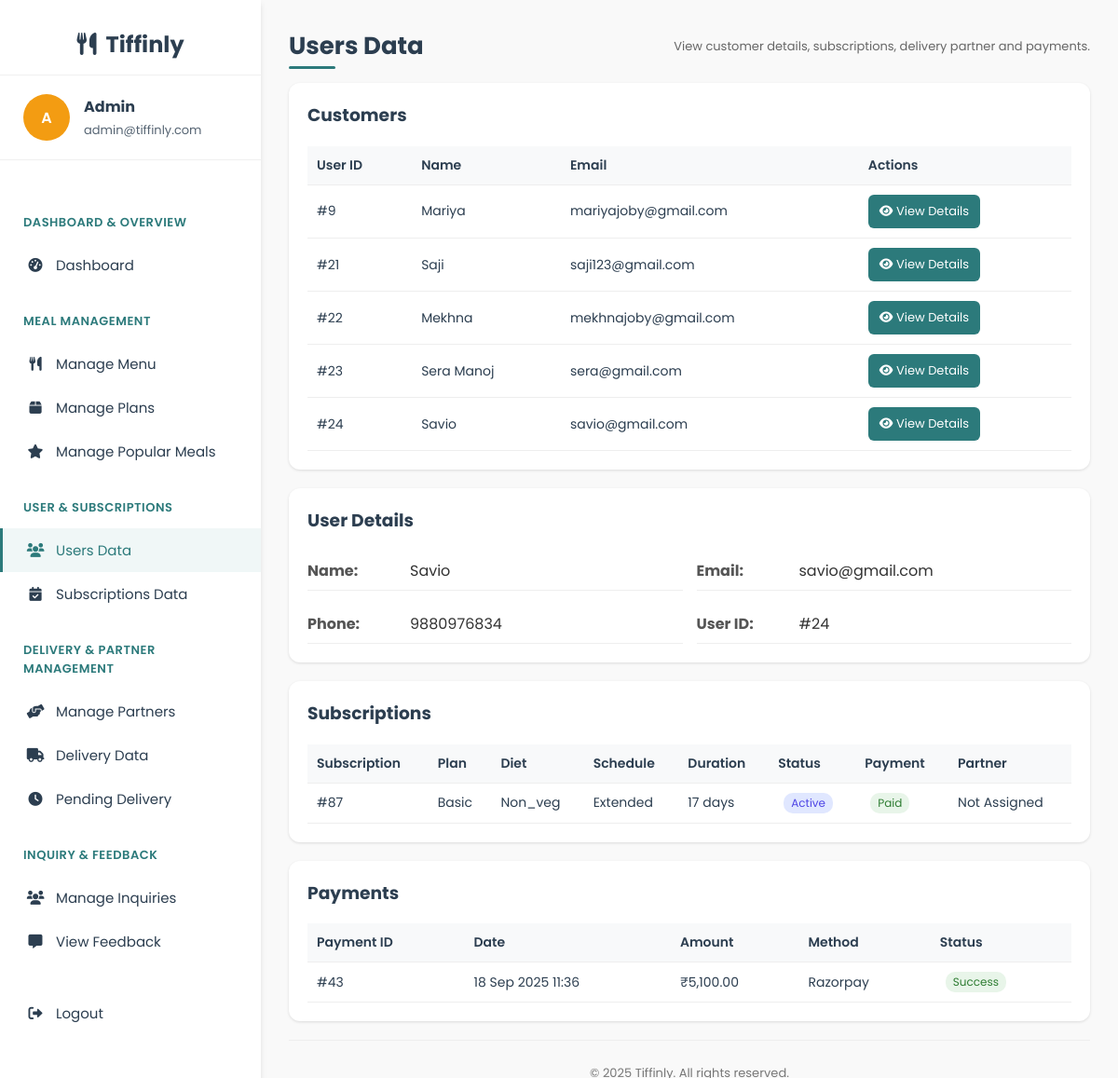
Screenshot of /admin/manage_users.php?user_id=24 (signed in) with the database file from the repository.
### tables this page shows
CREATE TABLE `users` (
  `user_id` int(11) NOT NULL,
  `name` varchar(100) NOT NULL,
  `email` varchar(100) NOT NULL,
  `password` varchar(255) NOT NULL,
  `phone` varchar(15) DEFAULT NULL,
  `role` enum('user','admin','delivery') DEFAULT 'user',
  `created_at` timestamp NOT NULL DEFAULT current_timestamp(),
  `security_question` varchar(255) NOT NULL,
  `security_answer` varchar(255) NOT NULL
);

CREATE TABLE `subscriptions` (
  `subscription_id` int(11) NOT NULL,
  `user_id` int(11) DEFAULT NULL,
  `plan_id` int(11) DEFAULT NULL,
  `dietary_preference` varchar(20) DEFAULT NULL,
  `start_date` date NOT NULL,
  `end_date` date NOT NULL,
  `schedule` enum('Weekdays','Extended','Full Week') NOT NULL,
  `delivery_time` time NOT NULL,
  `total_price` decimal(10,2) NOT NULL,
  `payment_status` enum('paid','unpaid','failed') DEFAULT 'unpaid',
  `status` enum('active','pending','cancelled','expired','completed') NOT NULL DEFAULT 'pending',
  `created_at` timestamp NOT NULL DEFAULT current_timestamp()
);

CREATE TABLE `meal_plans` (
  `plan_id` int(11) NOT NULL,
  `plan_name` varchar(50) NOT NULL,
  `description` text DEFAULT NULL,
  `plan_type` enum('basic','premium') NOT NULL,
  `is_active` tinyint(1) DEFAULT 1,
  `base_price` decimal(8,2) NOT NULL
);

CREATE TABLE `payments` (
  `payment_id` int(11) NOT NULL,
  `user_id` int(11) NOT NULL,
  `subscription_id` int(11) NOT NULL,
  `amount` decimal(10,2) NOT NULL,
  `payment_method` varchar(50) NOT NULL,
  `payment_status` enum('pending','success','failed') NOT NULL DEFAULT 'pending',
  `transaction_ref` varchar(100) DEFAULT NULL,
  `created_at` timestamp NOT NULL DEFAULT current_timestamp()
);

### admin/manage_users.php (the view, shortened to what this page needs)
<?php
$db = new mysqli('localhost', 'root', '', 'tiffinly');
$admin_name = $_SESSION['name'] ?? 'Admin';
$admin_email = $_SESSION['email'] ?? '';
function to_int($v) { return intval($v ?? 0); }
function h($v) { return htmlspecialchars((string)$v, ENT_QUOTES, 'UTF-8'); }
$selected_user_id = to_int($_GET['user_id'] ?? 0);
$users = [];
$res = $db->query("SELECT user_id, name, email FROM users WHERE role = 'user' ORDER BY user_id ASC");
while ($row = $res->fetch_assoc()) { $users[] = $row; }
$user_details = null;
$subscriptions = [];
$payments = [];
if ($selected_user_id > 0) {
    $stmt = $db->prepare("SELECT user_id, name, email, phone FROM users WHERE user_id = ? AND role = 'user'");
    $stmt->bind_param('i', $selected_user_id);
    $stmt->execute();
    $user_details = $stmt->get_result()->fetch_assoc();
    if ($user_details) {
        $sql = "
            SELECT s.subscription_id, s.plan_id, s.schedule, s.start_date, s.end_date, s.dietary_preference,
                   s.status, s.payment_status,
                   mp.plan_name,
                   p.user_id AS partner_id, p.name AS partner_name, p.phone AS partner_phone
            FROM subscriptions s
            LEFT JOIN meal_plans mp ON s.plan_id = mp.plan_id
            LEFT JOIN (
                SELECT da.subscription_id, da.partner_id
                FROM delivery_assignments da
                INNER JOIN (
                    SELECT subscription_id, MIN(assignment_id) AS min_assignment_id
                    FROM delivery_assignments
                    GROUP BY subscription_id
                ) x ON x.subscription_id = da.subscription_id AND x.min_assignment_id = da.assignment_id
            ) dap ON s.subscription_id = dap.subscription_id
            LEFT JOIN users p ON dap.partner_id = p.user_id
            WHERE s.user_id = ?
            ORDER BY s.subscription_id DESC";
        $stmt = $db->prepare($sql);
        $stmt->bind_param('i', $selected_user_id);
        $stmt->execute();
        $rs = $stmt->get_result();
        while ($r = $rs->fetch_assoc()) { $subscriptions[] = $r; }
        $stmt = $db->prepare("SELECT payment_id, amount, payment_method AS method, payment_status, created_at FROM payments WHERE user_id = ? ORDER BY created_at DESC");
        $stmt->bind_param('i', $selected_user_id);
        $stmt->execute();
        $rs = $stmt->get_result();
        while ($r = $rs->fetch_assoc()) { $payments[] = $r; }
    }
}
?>
<!DOCTYPE html>
<html lang="en">
<head>
    <link rel="stylesheet" href="https://cdnjs.cloudflare.com/ajax/libs/font-awesome/6.0.0-beta3/css/all.min.css">
</head>
<body>
<div class="dashboard-container">
    <div class="sidebar">
        <div class="sidebar-header"><i class="fas fa-utensils"></i>&nbsp; Tiffinly</div>
        <div class="admin-profile">
            <div class="admin-avatar"><?php echo strtoupper(substr($admin_name,0,1)); ?></div>
            <div class="admin-info">
                <h4><?php echo h($admin_name); ?></h4>
                <p><?php echo h($admin_email); ?></p>
            </div>
        </div>
        <div class="sidebar-menu">
            <div class="menu-category">Dashboard & Overview</div>
            <a href="admin_dashboard.php" class="menu-item"><i class="fas fa-tachometer-alt"></i> Dashboard</a>
            <div class="menu-category">Meal Management</div>
            <a href="manage_menu.php" class="menu-item"><i class="fas fa-utensils"></i> Manage Menu</a>
            <a href="manage_plans.php" class="menu-item"><i class="fas fa-box"></i> Manage Plans</a>
            <a href="manage_popular_meals.php" class="menu-item"><i class="fas fa-star"></i> Manage Popular Meals</a>
            <div class="menu-category">User & Subscriptions</div>
            <a href="manage_users.php" class="menu-item active"><i class="fas fa-users"></i> Users Data</a>
            <a href="manage_subscriptions.php" class="menu-item"><i class="fas fa-calendar-check"></i>Subscriptions Data</a>
            <div class="menu-category">Delivery & Partner Management</div>
            <a href="manage_partners.php" class="menu-item"><i class="fas fa-hands-helping"></i> Manage Partners</a>
            <a href="manage_delivery.php" class="menu-item"><i class="fas fa-truck"></i> Delivery Data</a>
            <a href="pending_delivery.php" class="menu-item"><i class="fas fa-clock"></i> Pending Delivery</a>
            <div class="menu-category">Inquiry & Feedback</div>
            <a href="manage_inquiries.php" class="menu-item"><i class="fas fa-users"></i> Manage Inquiries</a>
            <a href="view_feedback.php" class="menu-item"><i class="fas fa-comment-alt"></i> View Feedback</a>
            <div style="margin-top: 30px;"><a href="../logout.php" class="menu-item"><i class="fas fa-sign-out-alt"></i> Logout</a></div>
        </div>
    </div>
    <div class="main-content">
        <div class="header">
            <h1>Users Data</h1>
            <div class="muted">View customer details, subscriptions, delivery partner and payments.</div>
        </div>
        <div class="content-card">
            <h3 style="margin-top:0;">Customers</h3>
            <table>
                <thead>
                    <tr>
                        <th>User ID</th>
                        <th>Name</th>
                        <th>Email</th>
                        <th>Actions</th>
                    </tr>
                </thead>
                <tbody>
                <?php if (empty($users)): ?>
                    <tr><td colspan="4" class="muted">No customers found.</td></tr>
                <?php else: foreach ($users as $u): ?>
                    <tr>
                        <td>#<?php echo (int)$u['user_id']; ?></td>
                        <td><?php echo h($u['name']); ?></td>
                        <td><?php echo h($u['email']); ?></td>
                        <td class="actions">
                            <a class="btn btn-primary" href="manage_users.php?user_id=<?php echo (int)$u['user_id']; ?>"><i class="fas fa-eye"></i> View Details</a>
                        </td>
                    </tr>
                <?php endforeach; endif; ?>
                </tbody>
            </table>
        </div>
        <?php if ($user_details): ?>
            <div class="content-card">
                <h3 style="margin-top:0;">User Details</h3>
                <div class="user-details-grid">
                    <div class="detail-row">
                        <strong>Name:</strong>
                        <span><?php echo h($user_details['name']); ?></span>
                    </div>
                    <div class="detail-row">
                        <strong>Email:</strong>
                        <span><?php echo h($user_details['email']); ?></span>
                    </div>
                    <div class="detail-row">
                        <strong>Phone:</strong>
                        <span><?php echo h($user_details['phone'] ?? 'N/A'); ?></span>
                    </div>
                    <div class="detail-row">
                        <strong>User ID:</strong>
                        <span>#<?php echo (int)$user_details['user_id']; ?></span>
                    </div>
                </div>
            </div>
            <div class="content-card">
                <h3 style="margin-top:0;">Subscriptions</h3>
                <?php if (empty($subscriptions)): ?>
                    <div class="muted">No subscriptions found.</div>
                <?php else: ?>
                    <table>
                        <thead>
                            <tr>
                                <th>Subscription</th>
                                <th>Plan</th>
                                <th>Diet</th>
                                <th>Schedule</th>
                                <th>Duration</th>
                                <th>Status</th>
                                <th>Payment</th>
                                <th>Partner</th>
                            </tr>
                        </thead>
                        <tbody>
                            <?php foreach ($subscriptions as $s):
                                $duration = '';
                                if (!empty($s['start_date']) && !empty($s['end_date'])) {
                                    try {
                                        $sd = new DateTime($s['start_date']);
                                        $ed = new DateTime($s['end_date']);
                                        $days = 0;
                                        $interval = DateInterval::createFromDateString('1 day');
                                        $period = new DatePeriod($sd, $interval, $ed->modify('+1 day'));
                                        $schedule = strtolower($s['schedule'] ?? 'daily');
                                        foreach ($period as $dt) {
                                            $w = (int)$dt->format('N');
                                            if ($schedule === 'weekdays') {
                                                if ($w >= 1 && $w <= 5) $days++;
                                            } elseif ($schedule === 'extended') {
                                                if ($w >= 1 && $w <= 6) $days++;
                                            } else {
                                                $days++;
                                            }
                                        }
                                        $duration = $days . ' day' . ($days != 1 ? 's' : '');
                                    } catch (Throwable $e) { $duration = '—'; }
                                }
                                $partner = $s['partner_name'] ? ($s['partner_name'].' ('.($s['partner_phone'] ?? '—').')') : 'Not Assigned';
                            ?>
                            <tr>
                                <td>#<?php echo (int)$s['subscription_id']; ?></td>
                                <td><?php echo h($s['plan_name'] ?? ('Plan #'.(int)$s['plan_id'])); ?></td>
                                <td><?php echo h(ucfirst($s['dietary_preference'] ?? 'All')); ?></td>
                                <td><?php echo h(ucfirst($s['schedule'] ?? 'daily')); ?></td>
                                <td><?php echo h($duration ?: '—'); ?></td>
                                <td>
                                    <span class="badge"><?php echo h(ucfirst($s['status'] ?? '')); ?></span>
                                </td>
                                <td>
                                    <span class="badge" style="background:<?php echo (strtolower($s['payment_status'] ?? '')==='paid' || strtolower($s['payment_status'] ?? '')==='success' ? '#e8f5e9' : '#fff3e0'); ?>;color:<?php echo (strtolower($s['payment_status'] ?? '')==='paid' || strtolower($s['payment_status'] ?? '')==='success' ? '#2e7d32' : '#ef6c00'); ?>;">
                                        <?php echo h(ucfirst($s['payment_status'] ?? '')); ?>
                                    </span>
                                </td>
                                <td><?php echo h($partner); ?></td>
                            </tr>
                            <?php endforeach; ?>
                        </tbody>
                    </table>
                <?php endif; ?>
            </div>
            <div class="content-card">
                <h3 style="margin-top:0;">Payments</h3>
                <?php if (empty($payments)): ?>
                    <div class="muted">No payments found.</div>
                <?php else: ?>
                    <table>
                        <thead>
                            <tr>
                                <th>Payment ID</th>
                                <th>Date</th>
                                <th>Amount</th>
                                <th>Method</th>
                                <th>Status</th>
                            </tr>
                        </thead>
                        <tbody>
                            <?php foreach ($payments as $p): ?>
                                <tr>
                                    <td>#<?php echo (int)$p['payment_id']; ?></td>
                                    <td><?php echo h(date('d M Y H:i', strtotime($p['created_at']))); ?></td>
                                    <td>₹<?php echo number_format((float)$p['amount'], 2); ?></td>
                                    <td><?php echo h(ucfirst($p['method'] ?? '')); ?></td>
                                    <td><span class="badge" style="background:<?php echo ($p['payment_status']==='success'?'#e8f5e9':'#fff3e0'); ?>;color:<?php echo ($p['payment_status']==='success'?'#2e7d32':'#ef6c00'); ?>;"><?php echo h(ucfirst($p['payment_status'] ?? '')); ?></span></td>
                                </tr>
                            <?php endforeach; ?>
                        </tbody>
                    </table>
                <?php endif; ?>
            </div>
        <?php endif; ?>
        <footer>
            <p>&copy; <?php echo date('Y'); ?> Tiffinly. All rights reserved.</p>
        </footer>
    </div>
</div>
</body>
</html>

### rows the page displays
users: user_id "9", name "Mariya", email "mariyajoby@gmail.com"
users: user_id "21", name "Saji", email "saji123@gmail.com"
users: user_id "22", name "Mekhna", email "mekhnajoby@gmail.com"
users: user_id "23", name "Sera Manoj", email "sera@gmail.com"
users: user_id "24", name "Savio", email "savio@gmail.com", phone "9880976834"
subscriptions: subscription_id "87", plan.plan_name "Basic", dietary_preference "Non_veg", schedule "Extended", duration "17 days", status "Active", payment_status "Paid", partner "Not Assigned"
payments: payment_id "43", created_at "18 Sep 2025 11:36", amount "5,100.00", payment_method "Razorpay", payment_status "Success"

### other values shown
substr($admin_name,0,1) "A"
$admin_name "Admin"
$admin_email "admin@tiffinly.com"
